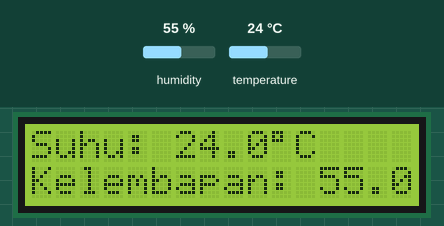
A sketch run on a simulated ESP8266 (NodeMCU). On the bench: 16×2 character LCD. The inputs (shaded band) are chosen by the test bench; at power-on: humidity 55 %, temperature 24 °C. WiFi joins after 1.5 s; servers stay silent unless stated; the local clock reads 2024-03-15 10:24:30 at power-on unless the sketch sets it; what the sketch prints to the serial monitor is not drawn.

Above: at 4.1 s.
4.2 s: humidity set to 22 %
At 7.1 s:
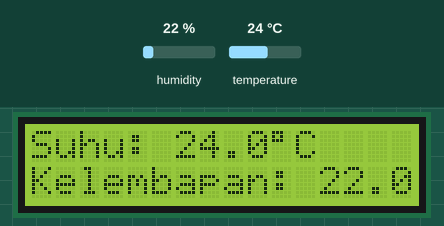
8.1 s: temperature set to 12 °C
At 10.3 s:
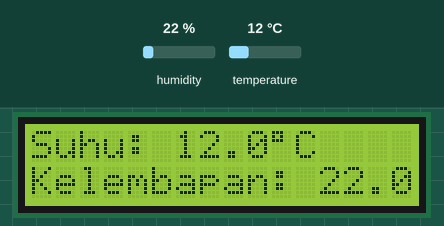
10.8 s: humidity set to 40 %
At 13.3 s:
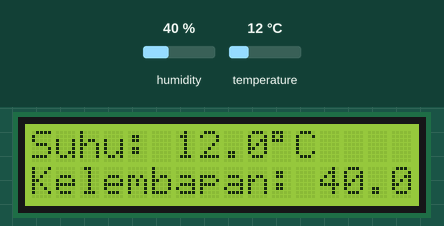
13.6 s: temperature set to 19 °C
At 15.6 s:
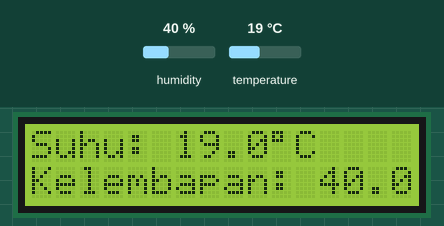
Timing chart, 0 to 17.1 s (numbered marks = the images above; inputs shaded):
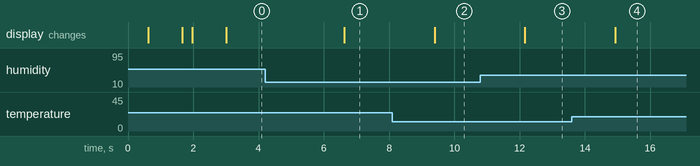

The sketch:

DHT11_Telegram.ino
```cpp
#include <DHT.h>
#include <Wire.h>
#include <LiquidCrystal_I2C.h>
#include <ESP8266WiFi.h>
#include <WiFiClientSecure.h>
#include <UniversalTelegramBot.h>
#include <ArduinoJson.h>

const char* ssid = "Arul";
const char* password = "123456789";

#define BOT_TOKEN "7694565589:AAEmz2EF-cs8m6bwqMYP_pkcF-nnGASljKM"
#define CHAT_ID "6425706210"
#define DHTPIN D4
#define DHTTYPE DHT11

X509List cert(TELEGRAM_CERTIFICATE_ROOT);
WiFiClientSecure secured_client;
UniversalTelegramBot bot(BOT_TOKEN, secured_client);
unsigned long bot_lasttime = 0;
const unsigned long BOT_MTBS = 1000;

DHT dht(DHTPIN, DHTTYPE);
LiquidCrystal_I2C lcd(0x27, 16, 2);

void displayError() {
    lcd.clear();
    lcd.setCursor(0, 0);
    lcd.print("Error Sensor!");
    lcd.setCursor(0, 1);
    lcd.print("Check DHT11");
    Serial.println("Error: Failed to read DHT11 sensor");
    bot.sendMessage(CHAT_ID, "⚠️ Alert: Sensor DHT11 error! Please check the connection");
}

String getSensorData() {
    float h = dht.readHumidity();
    float t = dht.readTemperature();

    if (isnan(h) || isnan(t)) {
        displayError();
        return "";
    }

    return "📊 Status:\n🌡️ " + String(t, 1) + "°C\n💧 " + String(h, 1) + "%";
}

void handleNewMessages(int numNewMessages) {
    for (int i = 0; i < numNewMessages; i++) {
        if (bot.messages[i].text.equalsIgnoreCase("/info")) {
            String data = getSensorData();
            if (data.length() > 0) {
                bot.sendMessage(bot.messages[i].chat_id, data, "");
            } else {
                bot.sendMessage(bot.messages[i].chat_id, "⚠️ Sensor error! Unable to read data", "");
            }
        }
    }
}

void updateLCD(float t, float h) {
    lcd.setCursor(0, 0);
    lcd.print("Suhu: " + String(t, 1) + (char)223 + "C    ");
    lcd.setCursor(0, 1);
    lcd.print("Kelembapan: " + String(h, 1) + "%    ");
}

void setup() {
    Serial.begin(115200);
    lcd.init();
    lcd.backlight();
    lcd.print("Connecting...");

    configTime(0, 0, "pool.ntp.org");
    secured_client.setTrustAnchors(&cert);

    WiFi.begin(ssid, password);
    while (WiFi.status() != WL_CONNECTED) {
        lcd.setCursor(0, 1);
        lcd.print("Connecting WiFi..");
        delay(500);
        lcd.clear();
    }

    dht.begin();
    if (!dht.read()) {
        displayError();
    } else {
        bot.sendMessage(CHAT_ID, "✅ System Connected Successfully");
        lcd.clear();
        lcd.print("System Ready!");
        delay(1000);
        lcd.clear();
    }
}

void loop() {
    float h = dht.readHumidity();
    float t = dht.readTemperature();

    if (isnan(h) || isnan(t)) {
        static unsigned long lastErrorTime = 0;
        if (millis() - lastErrorTime > 5000) {
            displayError();
            lastErrorTime = millis();
        }
    } else {
        updateLCD(t, h);
        Serial.printf("T: %.1f°C, H: %.1f%%\n", t, h);
    }

    if (millis() - bot_lasttime > BOT_MTBS) {
        int numNewMessages = bot.getUpdates(bot.last_message_received + 1);
        if (numNewMessages) handleNewMessages(numNewMessages);
        bot_lasttime = millis();
    }

    delay(500);
}
```

Measured:
- after the input at 4.2 s, the display: changes after 2.4 s (image 1)
- after the input at 8.1 s, the display: changes after 1.3 s (image 2)
- after the input at 10.8 s, the display: changes after 1.4 s (image 3)
- after the input at 13.6 s, the display: changes after 1.3 s (image 4)
